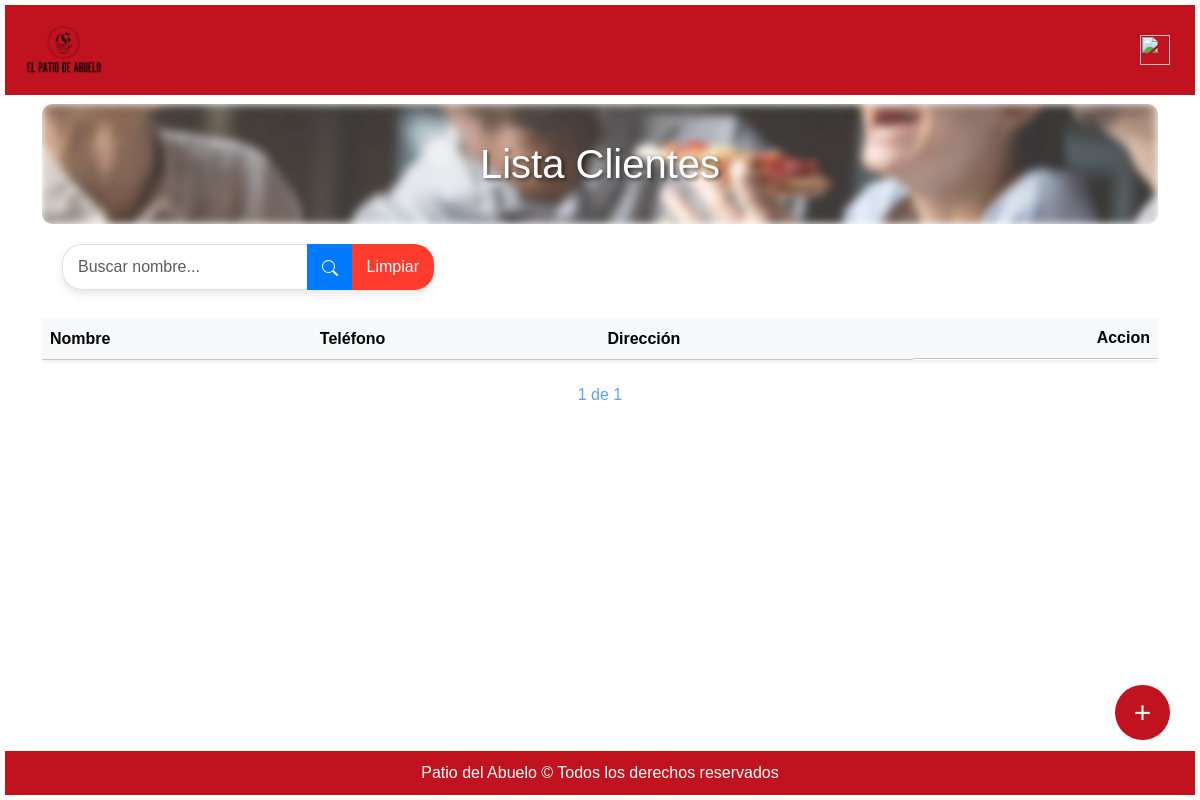
The page /clientes/ (signed in) on the database as committed earlier.
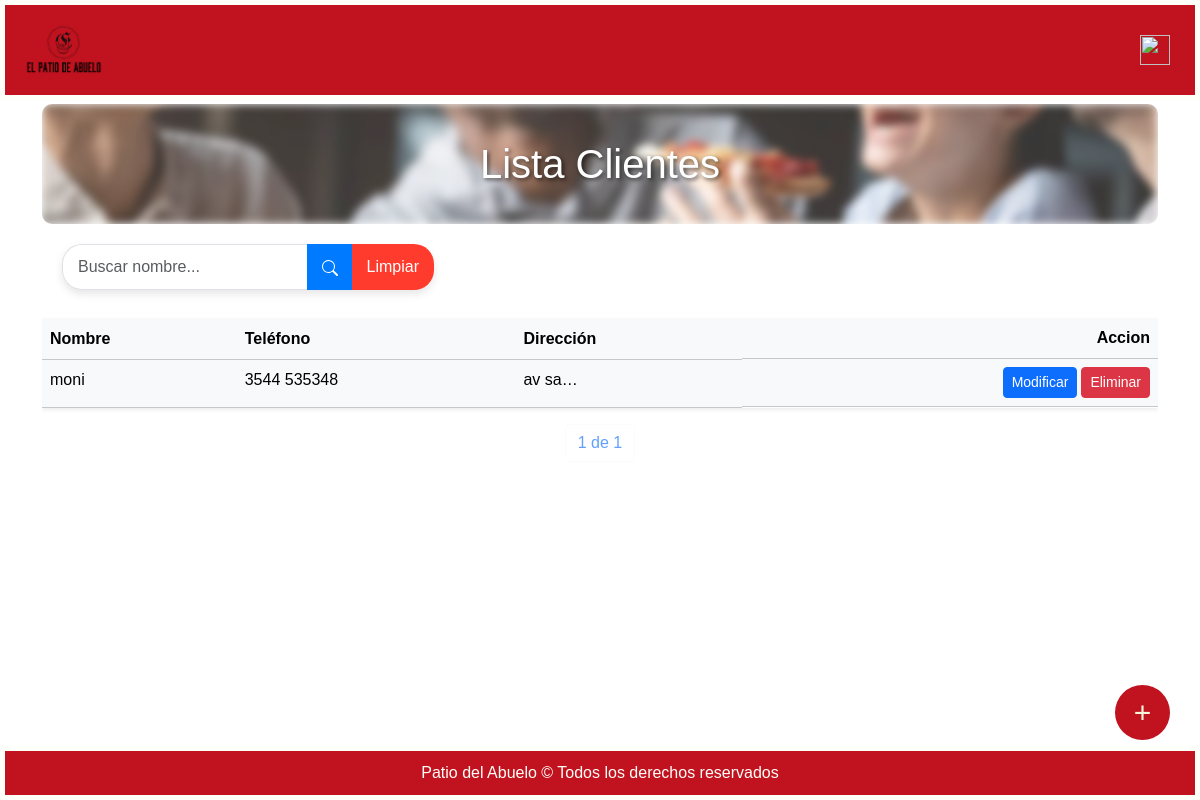
The same page on the database as committed later.
### miAplicacion/models.py (models this page shows, shortened)
class Cliente(models.Model):
    nombre = models.CharField(max_length=120)
    telefono = models.CharField(max_length=30, null=True, blank=True)
    direccion = models.CharField(max_length=120, null=True, blank=True)

### miAplicacion/views.py (the view)
# urls.py: path("clientes/", login_required(permission_required('miAplicacion.view_cliente')(views.listaClientes.as_view())), name="listaClientes"),
class listaClientes(ListView):
    model = Cliente
    template_name = os.path.join("listas", "listaClientes.html")
    context_object_name = 'clientes'
    paginate_by = 12
    def get_queryset(self):
        queryset = super().get_queryset()
        query = self.request.GET.get('q')
        if query:
            queryset = queryset.filter(nombre__icontains=query)
        return queryset
    def get_context_data(self, **kwargs):
        context = super().get_context_data(**kwargs)
        context['query'] = self.request.GET.get('q', '')  # Enviar el valor de la búsqueda al contexto
        return context

### patioAbuelo/templates/listas/listaClientes.html (shortened to what this page needs)
{% extends "base.html" %}
{% block content %}
<div class="container">
    <h1 class="text-center mt-1 cont titulo">Lista Clientes</h1>
    <form method="GET" class="search-bar col-10 col-md-6 col-lg-4">
        <div class="input-group">
            <input type="text" class="form-control search-input" name="q" value="{{ query }}" \
                placeholder="Buscar nombre...">
            <button class="btn btn-primary search-btn" type="submit">
                <svg xmlns="http://www.w3.org/2000/svg" width="16" height="16" fill="white" class="bi bi-search" viewBox="0 0 16 16">
                    <path d="M11.742 10.344a6.5 6.5 0 1 0-1.397 1.398h-.001q.044.06.098.115l3.85 3.85a1 1 0 0 0 1.415-1.414l-3.85-3.85a1 1 0 0 0-.115-.1zM12 6.5a5.5 5.5 0 1 1-11 0 5.5 5.5 0 0 1 11 0"/>
                </svg>
            </button>
            <button class="btn btn-limpiar" type="reset" onclick="clearSearch()">
              Limpiar
          </button>
        </div>
    </form>
<div class="table-responsive">
    <table class="table table-light shadow-sm  mt-2">
        <thead class="bg-light">
          <tr>
            <th scope="col">Nombre</th>
            <th scope="col" class="d-none d-md-table-cell">Teléfono</th>
            <th scope="col">Dirección</th>
            {% if perms.miAplicacion.change_cliente %}
            <th scope="col" class="d-flex justify-content-end">Accion</th>
            {% endif %}
          </tr>
        </thead>
        <tbody>
          {% for c in clientes %}
            {% if c.nombre != "Consumidor final"%}
              <tr>
                <td onclick="openModal('{{ c.nombre }}', '{{ c.telefono }}', '{{ c.direccion }}', '/clientes/clienteModif/{{ c.id }}', '/clientes/clienteBorrar/{{ c.id }}')">{{ c.nombre }}</td>
                <td onclick="openModal('{{ c.nombre }}', '{{ c.telefono }}', '{{ c.direccion }}', '/clientes/clienteModif/{{ c.id }}', '/clientes/clienteBorrar/{{ c.id }}')" class="d-none d-md-table-cell">{{ c.telefono|default_if_none:"-----" }}</td>
                <td onclick="openModal('{{ c.nombre }}', '{{ c.telefono }}', '{{ c.direccion }}', '/clientes/clienteModif/{{ c.id }}', '/clientes/clienteBorrar/{{ c.id }}')">{{ c.direccion|default_if_none:"-----" | truncatechars:6}}</td>
                {% if perms.miAplicacion.change_cliente %}
                    <td class="d-flex justify-content-end gap-1">
                      <button class="btn btn-sm btn-primary">
                        <a href="/clientes/clienteModif/{{ c.id }}" class="text-white text-decoration-none">Modificar</a>
                      </button>
                      <button class="btn btn-sm btn-danger">
                        <a href="/clientes/clienteBorrar/{{ c.id }}" class="text-white text-decoration-none">Eliminar</a>
                      </button>
                    </td>
                {% endif %}
              </tr>
            {% endif %}
          {% endfor %}
        </tbody>
    </table>
</div>
    <div class="pagination justify-content-center">
        <span class="current-page btn btn-outline-light disabled text-primary mb-3">
            {{ page_obj.number }} de {{ page_obj.paginator.num_pages }}
        </span>
    </div>
    {% if perms.miAplicacion.add_cliente %}
    <a href="{% url 'clienteNuevo' %}" class="customButton">+</a>
    {% endif %}
</div>
{% endblock %}

Rows that differ between the two databases and show on the page:
added Cliente: nombre "moni", telefono "3544 535348", direccion "av sa…"
